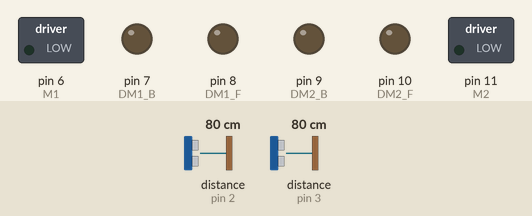
Recording of a sketch running on a simulated Arduino Uno, built with avr-gcc and run on an emulated ATmega328P. Shown: switched loads named in the sketch (green lamp = pin HIGH), output pins drawn as LEDs (lit = HIGH). Dashed ring = blinking. The inputs (shaded band) are chosen by the test bench; at power-on: distance to the obstacle (sensors on pin 3, pin 2) 80 cm. The echo pulse lasts 58.3 µs per cm.

Above: at 1.2 s.
1.3 s: distance to the obstacle (sensor on pin 3) set to 49 cm
9.5 s: distance to the obstacle (sensor on pin 3) set to 41 cm
At 12.2 s:
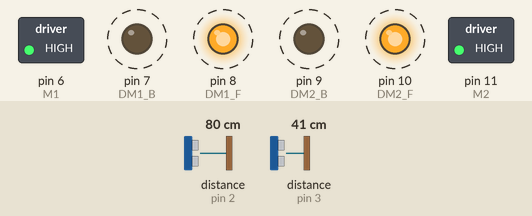
17.7 s: distance to the obstacle (sensor on pin 3) set to 2 cm
At 19.4 s:
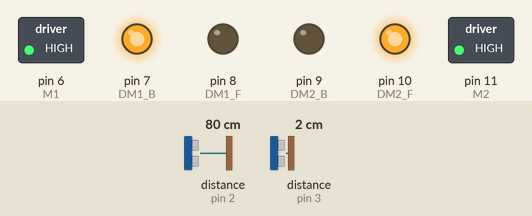
25.9 s: distance to the obstacle (sensor on pin 2) set to 2 cm
At 27.4 s:
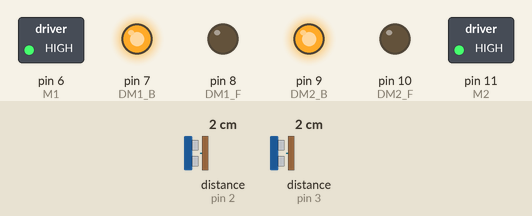
34.1 s: distance to the obstacle (sensor on pin 2) set to 35 cm
At 36.2 s:
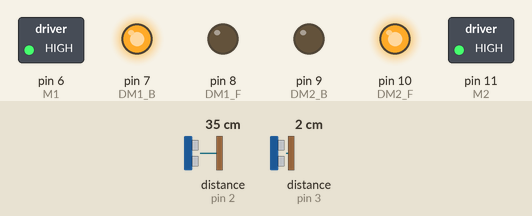
42.3 s: distance to the obstacle (sensor on pin 2) set to 4 cm
At 43.9 s:
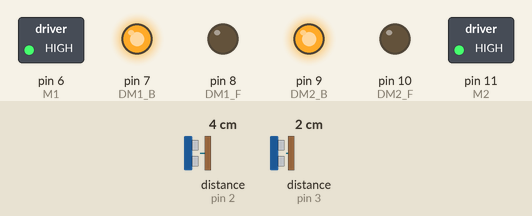
Timing chart, 0 to 45.4 s (numbered marks = the images above; inputs shaded):
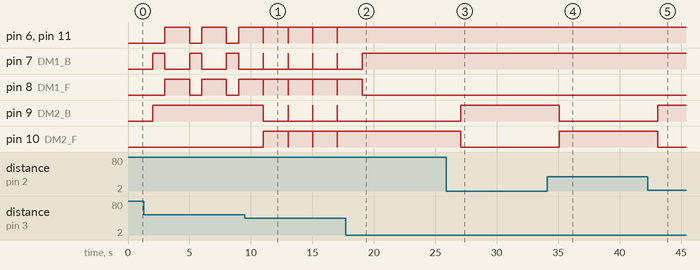

Measured:
- the behaviour switches between 44 and 43 cm on distance to the obstacle (sensor on pin 3) (found by bisection; images 0 and 1)
- after the input at 9.5 s, pin 6 (M1), pin 8 (DM1_F), pin 10 (DM2_F), pin 11 (M2): alternates HIGH for 2.0 s and LOW for 0.01 s, starting after 1.5 s; pin 7 (DM1_B), pin 9 (DM2_B): alternates HIGH for 0.01 s and LOW for 2.0 s, starting after 1.5 s
- after the input at 17.7 s, pin 6 (M1), pin 10 (DM2_F), pin 11 (M2): stops changing and stays HIGH; pin 7 (DM1_B): goes on until 19.0 s, then stays HIGH; pin 8 (DM1_F): goes on until 19.0 s, then stays LOW; pin 9 (DM2_B): stops changing and stays LOW
- after the input at 25.9 s, pin 9 (DM2_B): LOW → HIGH after 1.2 s; pin 10 (DM2_F): HIGH → LOW after 1.2 s
- after the input at 34.1 s, pin 9 (DM2_B): HIGH → LOW after 0.98 s; pin 10 (DM2_F): LOW → HIGH after 0.98 s
- after the input at 42.3 s, pin 9 (DM2_B): LOW → HIGH after 0.79 s; pin 10 (DM2_F): HIGH → LOW after 0.79 s
- by itself, pin 6 (M1), pin 8 (DM1_F), pin 11 (M2): alternates HIGH for 2.0 s and LOW for 1.0 s
- by itself, pin 7 (DM1_B): alternates HIGH for 1.0 s and LOW for 2.0 s

The sketch:

Receiving_Code.ino
```cpp
int PWM_PIN1 = 3;
int PWM_PIN2 = 2;                     // Connecting receiver signal Pins with Arduino Board

int M1 = 6;                             //Motor 1
int M2 = 11;                            //Motor 2

int DM1_F = 8;                          //Forward
int DM1_B = 7;                          //Backward                      Motor 1 Direction Pins

int DM2_F = 10;                         //Forward
int DM2_B = 9;                          //Backward                      Motor 2 Direction Pins

int low1 = 1350, middle1 = 1550, high1 = 1740;           //min and max value that can be received from receiver
int low2 = 1140, middle2 = 1440,  high2 = 1730;

int speed1, speed2;                     //Speeds
int PWM_v1, PWM_v2;                     //PWM Value received from Receiver Pins
int v1, v2;                             //Variables

void setup() {

  pinMode(PWM_PIN1, INPUT);
  pinMode(PWM_PIN2, INPUT);
  pinMode(DM1_F, OUTPUT);
  pinMode(DM1_B, OUTPUT);
  pinMode(DM2_F, OUTPUT);
  pinMode(DM2_B, OUTPUT);
  pinMode(M1, OUTPUT);
  pinMode(M2, OUTPUT);

  Serial.begin(9600);
}

void loop() {

 PWM_v1 = pulseIn(PWM_PIN1,HIGH);
 PWM_v2 = pulseIn(PWM_PIN2,HIGH);

 v1 = constrain(PWM_v1, low1, high1);
 v2 = constrain(PWM_v2, low2, high2);


 if(v1>middle1)
  {
    digitalWrite(DM1_F, HIGH);
    digitalWrite(DM1_B, LOW);
    speed1 = map(v1,middle1,high1,0,255);
  }
 else
  {
    digitalWrite(DM1_F, LOW);
    digitalWrite(DM1_B, HIGH);
    speed1 = map(v1,low1,middle1,255,0);
  }

analogWrite(M1,speed1);

 if(v2>middle2)
  {
      digitalWrite(DM2_F, HIGH);
      digitalWrite(DM2_B, LOW);
      speed2 = map(v2,middle2,high2,0,255);
  }
 else
  {
      digitalWrite(DM2_F, LOW);
      digitalWrite(DM2_B, HIGH);
      speed2 = map(v2,low2,middle2,255,0);
  }

analogWrite(M2,speed2);

 if(PWM_v1==0 && PWM_v2==0)
  {
  analogWrite(M1,0);
  analogWrite(M2,0);
  }

}
```
